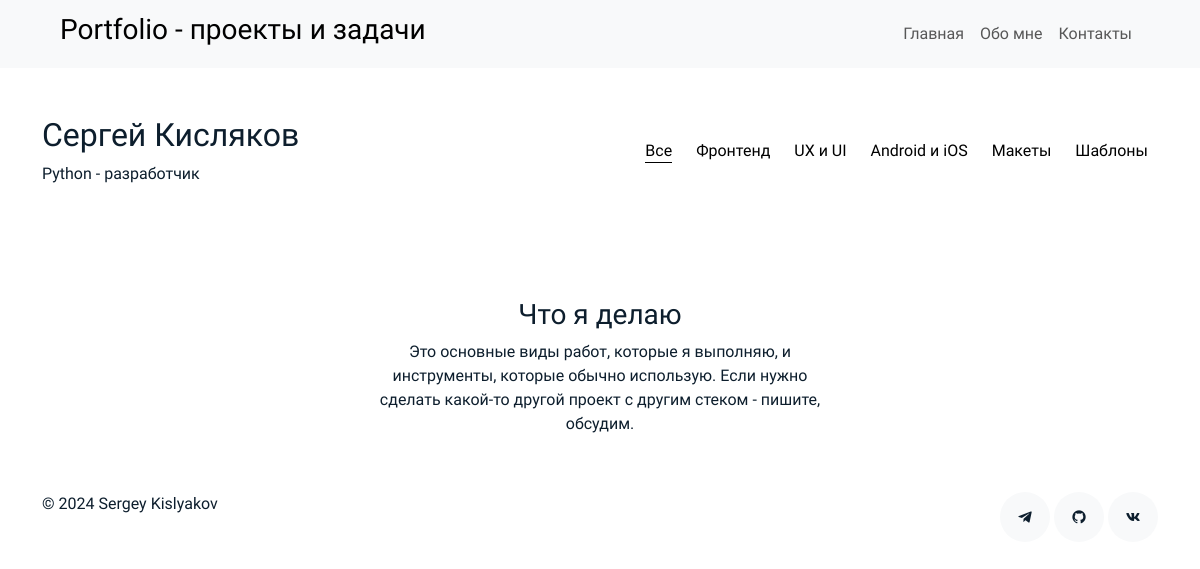
The app's page /, older data.
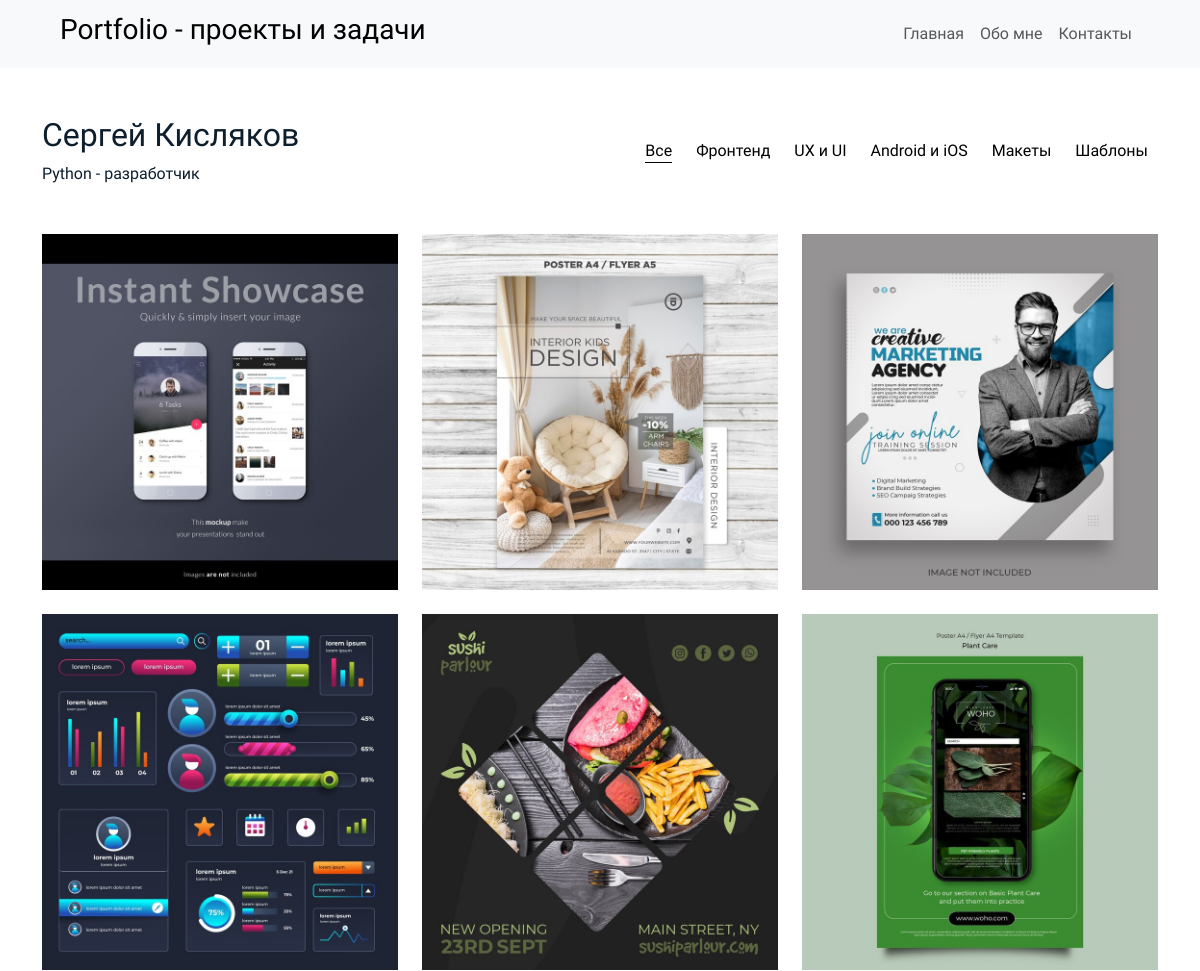
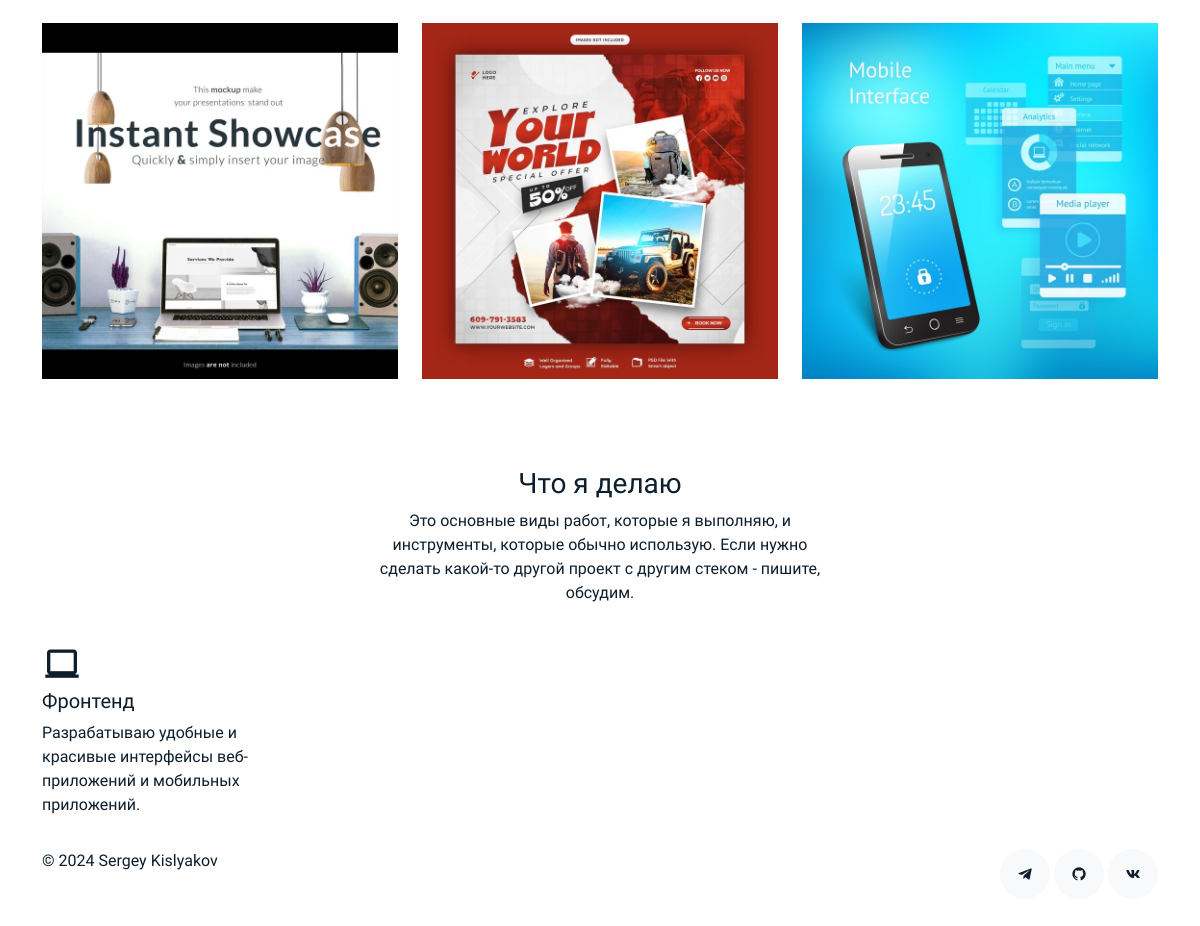
The same page, newer data (2 pictures, top to bottom).
### portfolio/models.py (models this page shows, shortened)
class Category(models.Model):
    engname = models.CharField(max_length=25)
    rusname = models.CharField(max_length=25)
    class Meta:
        ordering = ['id']
        verbose_name = 'Категория'
        verbose_name_plural = 'Категории'
    def __str__(self):
        return self.rusname

class Work(models.Model):
    title = models.CharField(max_length=150)
    slug = models.SlugField(max_length=150, unique=True)
    category = models.ForeignKey(Category, on_delete=models.CASCADE, related_name='works')
    image = models.ImageField(upload_to='works')
    description = models.TextField()
    stack = models.TextField()
    link = models.URLField(max_length=200)
    class Meta:
        ordering = ['-id']
        verbose_name = 'Работа'
        verbose_name_plural = 'Работы'

class Service(models.Model):
    name = models.CharField(max_length=25)
    icon = models.CharField(max_length=50)
    description = models.CharField(max_length=200)
    class Meta:
        ordering = ['id']
        verbose_name = 'Сервис'
        verbose_name_plural = 'Виды сервиса'

### portfolio/views.py (the view)
# urls.py: path('', index, name='index'),
def index(request):
    categories = Category.objects.all()
    works = Work.objects.all()
    services = Service.objects.all()
    testimonies = Testimony.objects.all()
    context = {
        'categories': categories,
        'works': works,
        'services': services,
        'testimonies': testimonies,
    }
    return render(request, "index.html", context)

### templates/index.html (shortened to what this page needs)
{% extends 'base.html' %}
{% block content %}
    <section class="section site-portfolio">
        <div class="container">
            <div class="row mb-5 align-items-center">
                <div class="col-md-12 col-lg-6 mb-4 mb-lg-0" data-aos="fade-up">
                    <h2>Сергей Кисляков</h2>
                    <p class="mb-0">Python - разработчик</p>
                </div>
                <div class="col-md-12 col-lg-6 text-start text-lg-end" data-aos="fade-up" data-aos-delay="100">
                    <div id="filters" class="filters">
                        <a href="#" data-filter="*" class="active">Все</a>
                        {% for category in categories %}
                            <a href="#" data-filter=".{{ category.engname }}">{{ category.rusname }}</a>
                        {% endfor %}
                    </div>
                </div>
            </div>
            <div id="portfolio-grid" class="row no-gutter" data-aos-delay="200">
                {% for work in works %}
                    <div class="item {{ work.category.engname }} col-sm-6 col-md-4 col-lg-4 mb-4">
                        <a href="{% url 'work_detail' slug=work.slug %}" class="item-wrap fancybox">
                            <img class="img-fluid" src="{{ work.image.url }}">
                        </a>
                    </div>
                {% endfor %}
            </div>
        </div>
    </section>
    <section class="section services">
        <div class="container">
            <div class="row justify-content-center text-center mb-4">
                <div class="col-5">
                    <h3 class="h3 heading">Что я делаю</h3>
                    <p>Это основные виды работ, которые я выполняю, и инструменты, которые обычно использую. Если нужно сделать какой-то другой проект с другим стеком - пишите, обсудим.</p>
                </div>
            </div>
            <div class="row">
                {% for service in services %}
                    <div class="col-12 col-sm-6 col-md-6 col-lg-3">
                        <i class='{{ service.icon }}'></i>
                        <h5 class="mb-2">{{ service.name }}</h5>
                        <p>{{ service.description }}</p>
                    </div>
                {% endfor %}
            </div>
        </div>
    </section>
{% endblock content %}

### templates/base.html (shortened to what this page needs)
{% load static %}
<!DOCTYPE html>
<html lang="ru">
<head>
    <link href="{% static 'css/bootstrap.min.css' %}" rel="stylesheet">
    <link href='https://unpkg.com/boxicons@2.1.4/css/boxicons.min.css' rel='stylesheet'>
    <link href="{% static 'css/swiper-bundle.min.css' %}" rel="stylesheet">
    <link href="{% static 'css/style.css' %}" rel="stylesheet">
    <link href="{% static 'css/aos.css' %}" rel="stylesheet">
</head>
    <body>
        <nav class="navbar navbar-header navbar-expand-lg navbar-light bg-light">
            <div class="container-fluid">
                <a class="navbar-brand ms-5" href="{% url 'index' %}">
                    <h3>Portfolio - проекты и задачи</h3>
                </a>
                <div class="collapse navbar-collapse" id="navbarNav">
                    <ul class="navbar-nav ms-auto me-5">
                        <li class="nav-item">
                            <a class="nav-link" href="{% url 'index' %}">Главная</a>
                        </li>
                        <li class="nav-item">
                            <a class="nav-link" href="{% url 'about' %}">Обо мне</a>
                        </li>
                        <li class="nav-item">
                            <a class="nav-link" href="{% url 'contact' %}">Контакты</a>
                        </li>
                    </ul>
                </div>
            </div>
        </nav>
        <main id="main">
            {% block content %}
            {% endblock content %}
        </main>
        <footer class="footer" role="contentinfo">
            <div class="container">
                <div class="row">
                    <div class="col-sm-6">
                        <p class="mb-1">&copy; {% now "Y" %} Sergey Kislyakov</p>
                    </div>
                    <div class="col-sm-6 social text-md-end">
                        <a href="https://t.me/kislyakow"><span class="bx bxl-telegram"></span></a>
                        <a href="https://github.com/kislyakov84"><span class="bx bxl-github"></span></a>
                        <a href="https://vk.com/skislyakov84"><span class="bx bxl-vk"></span></a>
                    </div>
                </div>
            </div>
        </footer>
    </body>
</html>

### static/css/style.css (style rules this page uses)
body { font-family: 'Montserrat Alternates', sans-serif; font-weight: 400; color: #0d1e2d; }
.h3 { font-size: 20px; }
.heading { font-size: 28px; }
a { color: #777; text-decoration: none; }
.footer { padding: 0 0 4rem 0; }
.footer a { color: #000; }
.social a { display: inline-block; width: 50px; height: 50px; border-radius: 50%; background: #f8f9fa; position: relative; text-align: center; color: #0d1e2d; }
.social a span { display: inline-block; left: 50%; position: absolute; top: 50%; transform: translate(-50%, -50%); }
.section { padding-top: 3rem; padding-bottom: 1rem; }
.item { border: none; margin-bottom: 30px; }
.item .item-wrap { display: block; position: relative; overflow: hidden; }
.item .item-wrap:after { z-index: 2; position: absolute; content: ""; top: 0; left: 0; right: 0; bottom: 0; background: rgba(0, 0, 0, 0.4); visibility: hidden; opacity: 0; transition: 0.3s all ease-in-out; }
.item .item-wrap img { transition: 0.3s transform ease; transform: scale(1); }
.filters a { text-decoration: none; color: #000; display: inline-block; padding-left: 10px; padding-right: 10px; position: relative; }
.filters a.active { color: #000; }
.filters a.active:before { content: ""; position: absolute; left: 10px; right: 10px; bottom: 0; height: 1px; background-color: #000; }
.services i { font-size: 40px; }

Row changes from the older to the newer data that the page shows:
added Work: image (picture)
added Work: image (picture)
added Work: image (picture)
added Work: image (picture)
added Work: image (picture)
added Work: image (picture)
added Work: image (picture)
added Work: image (picture)
added Work: image (picture)
added Service: name "Фронтенд", description "Разрабатываю удобные и красивые интерфейсы веб-приложений и мобильных приложений."
